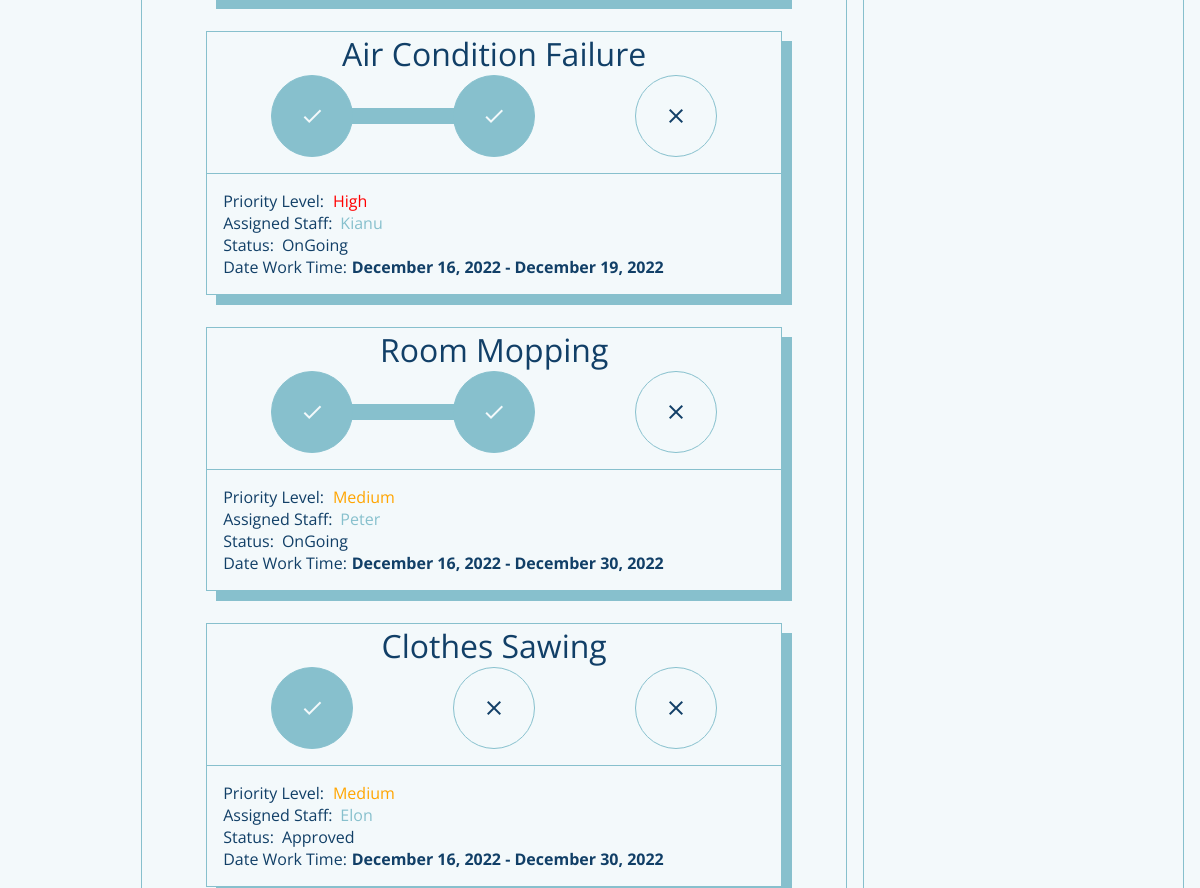
The app's page /requestorPage (signed in, middle part), older data.
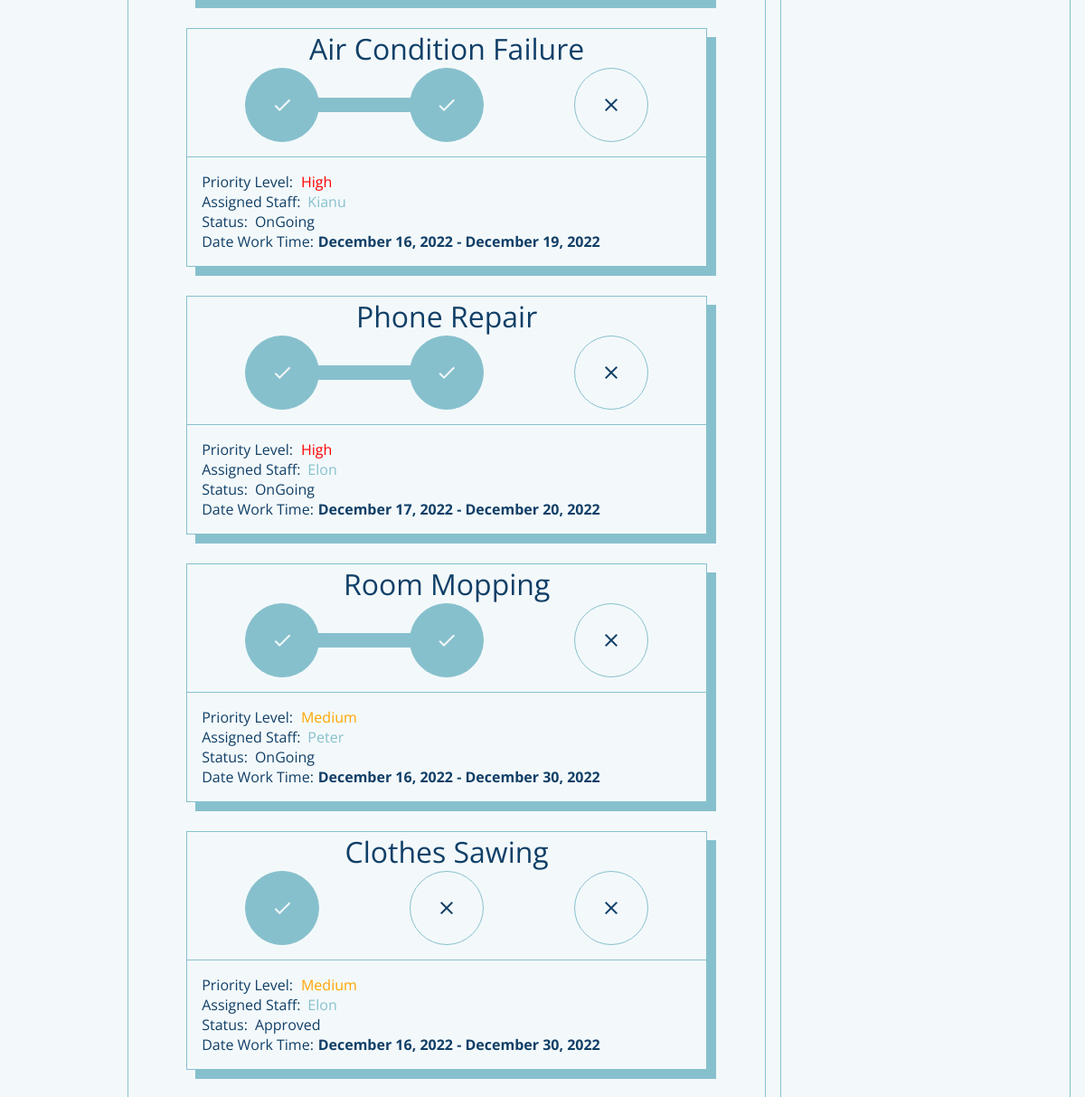
The same page, newer data.
### flaskApp/models.py (models this page shows, shortened)
class UserRequestForm(db.Model):
	__tablename__ = 'userRequestForm'
	id = db.Column(db.Integer, primary_key=True)
	requestorName = db.Column(db.String(500), nullable=False)
	requestTitle = db.Column(db.String(500), nullable=False)
	requestedWork = db.Column(db.String(500), nullable=False)
	roomNumber = db.Column(db.String(20), nullable=False)
	avilabilityOfMaterials = db.Column(db.String(10), nullable=False)
	priorityLevel = db.Column(db.Integer, default=0) # change this to integer in the future 0 - pending 1 - high 2 - medium 3 - low
	status = db.Column(db.String(20), default='Pending')
	dateApproved = db.Column(DateTime, default=datetime.now(), nullable=False)
	dateLimit = db.Column(DateTime, default=datetime.now(), nullable=False)
	requestFormId = db.Column(db.Integer, db.ForeignKey('user.id'))
	assignedStaff = db.Column(db.Integer, db.ForeignKey('userstaff.id'))

class StaffExtension(db.Model):
	__tablename__ = 'userstaff'
	id = db.Column(db.Integer, primary_key=True)
	staffId = db.Column(db.Integer, db.ForeignKey('user.id'), unique=True)
	staffName = db.Column(db.String(20), nullable=False)
	staffAge = db.Column(db.String(20), nullable=False)
	staffGender = db.Column(db.String(20), nullable=False)
	staffOccupation = db.Column(db.String(20), nullable=False)
	staffRating = db.Column(db.Integer, default=0)
	staffComments = db.relationship('StaffExtensionComment', backref='staffComment')
	staffAssignment = db.relationship('UserRequestForm', backref='staffAssignment') # one to many relationship

### flaskApp/routes.py (the view, shortened to what this page needs)
@app.route('/requestorPage', methods=['GET', 'POST'])
def requestorPage():
	if current_user.is_authenticated == False:
		return redirect(url_for('loginPage'))
	form = WorkRequestForm()
	user = User.query.filter_by(userName=current_user.userName).first()
	countRequests = UserRequestForm.query.filter_by(requestorName=current_user.userName).count()
	userRequestForms = UserRequestForm.query.filter_by(requestFormId=user.id).order_by(UserRequestForm.priorityLevel)
	profileImage = url_for('static', filename='profilePic/'+current_user.profilePicture)
	return render_template('requestorDashboard.html', title='Requestor Page', user=current_user.userName, form=form, userForm=userRequestForms, count=countRequests, profileImage=profileImage)

### flaskApp/models.py (called while the page is built)
@loginManager.user_loader
def loadUser(userId):
	return User.query.get(int(userId))

### flaskApp/templates/requestorDashboard.html (shortened to what this page needs)
{% extends "layout.html" %}
{% block content %}
	<section class="content-main">
		<div class="content-main-body">
			{% for userForms in userForm %}
			{% if userForms.status != 'Pending' %}
				<div class="content-main-body-requests">
					<header>
						{{ userForms.requestTitle }}
					</header>
					<main>
						<body onload="progress()">
								{% if userForms.status == 'Approved' %}
								<ul class="progress">
									<li class="approved material-icons" value="0%">check</li>
									<li class="ongoing material-icons">close</li>
									<li class="finished material-icons">close</li>
								</ul>
								{% elif userForms.status == 'OnGoing'%}
								<ul class="progress">
									<li class="approved material-icons" value="50%">check</li>
									<li class="ongoing material-icons">close</li>
									<li class="finished material-icons">close</li>
									<div class="progress-bar"></div>
								</ul>
								{% endif %}
						</body>
					</main>
					<footer>
						{% if userForms.priorityLevel == 1  %}
							<span>Priority Level: <i style="color:red;">High</i></span>
						{% elif userForms.priorityLevel == 2  %}
							<span>Priority Level: <i style="color:orange;">Medium</i></span>
						{% elif userForms.priorityLevel == 3  %}
							<span>Priority Level: <i style="color:green;">Low</i></span>
						{% endif %}
						<span class="assigned-staff">
							<p>Assigned Staff: </p>
							<a href="">{{userForms.staffAssignment.staffName}}</a>
						</span>
						<span class="status">
							<p>Status: </p>
							<p id="status">{{ userForms.status }}</p>
						</span>
						<span class="dateApp">
							<p>Date Work Time: </p>
							<p id="status" style="font-weight: bold;">{{ userForms.dateApproved.strftime("%B %d, %Y") }} - {{ userForms.dateLimit.strftime("%B %d, %Y") }}</p>
						</span>
					</footer>
				</div>
			{% endif %}
			{% endfor %}
		</div>
	</section>
	<section class="content-side-left">
	</section>
	<section class="content-side-right">
		<main>
		</main>
	</section>
{% endblock content %}

### flaskApp/templates/layout.html (shortened to what this page needs)
<!DOCTYPE html>
<html>
<head>
    {% if title == 'Login Page'%}
    	<link rel="stylesheet" type="text/css" href="{{ url_for('static', filename='login.css') }}">
    {% elif title == 'Admin Page'%}
    	<link rel="stylesheet" type="text/css" href="{{ url_for('static', filename='adminDashboard.css') }}">
    {% elif title == 'Requestor Page'%}
        <link rel="stylesheet" type="text/css" href="{{ url_for('static', filename='requestorDashboard.css') }}">
    {% elif title == 'Staff Page'%}
        <link rel="stylesheet" type="text/css" href="{{ url_for('static', filename='staffDashboard.css') }}">
    {% elif title == 'Admin Approval Page'%}
        <link rel="stylesheet" type="text/css" href="{{ url_for('static', filename='adminApproval.css') }}">
    {% elif title == 'Staff Ongoing Page'%}
        <link rel="stylesheet" type="text/css" href="{{ url_for('static', filename='staffOngoing.css') }}">
    {% elif title == 'Profile Page'%}
        <link rel="stylesheet" type="text/css" href="{{ url_for('static', filename='profilePage.css') }}">
    {% endif%}
</head>
<body>
	<div class="container">
		{% block content %}{% endblock content %}
	</div>
</body>
</html>

### flaskApp/static/requestorDashboard.css (style rules this page uses)
body { background: var(--white); }
.container { margin: 0; display: grid; height: 100vh; grid-template-columns: 0.2fr 1fr 0.5fr; grid-template-rows: 0fr 1fr 0.02fr; grid-template-areas: 'h h h' 'l m r' 'f f f'; }
.content-main { grid-area: m; display: flex; flex-direction: column; border: 1px solid var(--blueGreen); }
.content-main-body { flex-grow: 1; display: flex; flex-direction: column; overflow: scroll; height: 1rem; padding: 1rem; }
.dateApp { display: flex; flex-direction: row; }
.dateApp p:nth-child(2) { margin-left: 0.3rem; }
.content-main-body-requests { margin-bottom: 1rem; display: flex; flex-direction: column; border: 1px solid var(--blueGreen); box-shadow: 10px 10px var(--blueGreen); margin: 0rem 3rem 2rem 3rem }
.content-main-body-requests header { text-align: center; font-size: var(--fn-large); color: var(--blue); }
.content-main-body-requests main { display: flex; flex-direction: row; position: relative; margin: 0rem 4rem 1rem 4rem; }
.progress-bar { width: 0%; height: 1rem; background-color: var(--blueGreen); position: absolute; top: 50%; left: 3%; transform: translateY(-50%); border-radius: 2rem; transition: width 1s ease; }
.content-main-body-requests main ul { display: flex; flex-direction: row; list-style: none; justify-content: space-between; margin: 0; padding: 0; width: 100%; }
.content-main-body-requests main ul li:first-child { background: var(--blueGreen); border: 1px solid var(--blueGreen); color: var(--white); }
.content-main-body-requests main ul li { width: 5rem; height: 5rem; background: var(--white); border: 1px solid var(--blueGreen); color: var(--blue); display: flex; justify-content: center; align-items: center; z-index: 100; border-radius: 50%; }
.content-main-body-requests footer { border-top: 1px solid var(--blueGreen); padding: 1rem 1rem 1rem 1rem; color: var(--blue); }
.content-main-body-requests footer span i { margin-left: 0.3rem; }
.assigned-staff, .status { display: flex; flex-direction: row; }
.assigned-staff a, .status p:nth-child(2) { margin-left: 0.5rem; }
.content-side-left { grid-area: l; }
.content-side-right { grid-area: r; color: var(--blue); border: 1px solid var(--blueGreen); margin-left: 1rem; margin-right: 1rem; display: flex; flex-direction: column; }
.content-side-right main { flex-grow: 1; display: flex; flex-direction: column; overflow: scroll; height: 1rem; }

### flaskApp/static/globalVariables.css (style rules this page uses)
* { font-family: 'Open Sans'; margin: 0; }
:root { --white: #F3F9FB; --blue: #113F67; --lightBlue: #226597; --blueGreen: #87C0CD; --blueGreenRGB: 135, 192, 205; --danger: #6581db; --box-shadow-blueGreen: rgba(135, 192, 205,0.3); --box-shadow: 5px 5px 10px 1px rgba(135, 192, 205,0.4), -5px -5px 10px 1px rgba(255, 255, 255,0.8); --box-shadow-low: 5px 5px 10px 1px rgba(135, 192, 205,0.4); --box-shadow-high: -5px -5px 10px 1px rgba(255, 255, 255,0.8); --fn-regular: 1rem; --fn-small: 0.7rem; --fn-large: 2rem; --fn-xlarge: 3rem; --fn-medium: 1.5rem; --border-radius: 2rem; --img-danger: invert(83%) sepia(36%) saturate(5506%) hue-rotate(310deg) brightness(84%) contrast(105%); --img-color-blue: invert(19%) sepia(21%) saturate(3410%) hue-rotate(178deg) brightness(94%) contrast(92%); --img-color-lightBlue: invert(29%) sepia(81%) saturate(550%) hue-rotate(165deg) brightness(95%) contrast(88%); --img-color-blueGreen: invert(76%) sepia(41%) saturate(278%) hue-rotate(144deg) brightness(91%) contrast(84%); --img-color-white: invert(98%) sepia(1%) saturate(1507%) hue-rotate(172deg) brightness(101%) contrast(97%); --setBefore: 0%; }
body { background: var(--white); color: var(--white); }
a { text-decoration: none; color: var(--blueGreen); }
i { font-style: normal; }

Row changes from the older to the newer data that the page shows:
added UserRequestForm: requestTitle "Phone Repair", shows "check", shows "Priority Level:", priorityLevel "High", staffAssignment.staffName "Elon", status "OnGoing", dateApproved "December 17, 2022", dateLimit "December 20, 2022"
